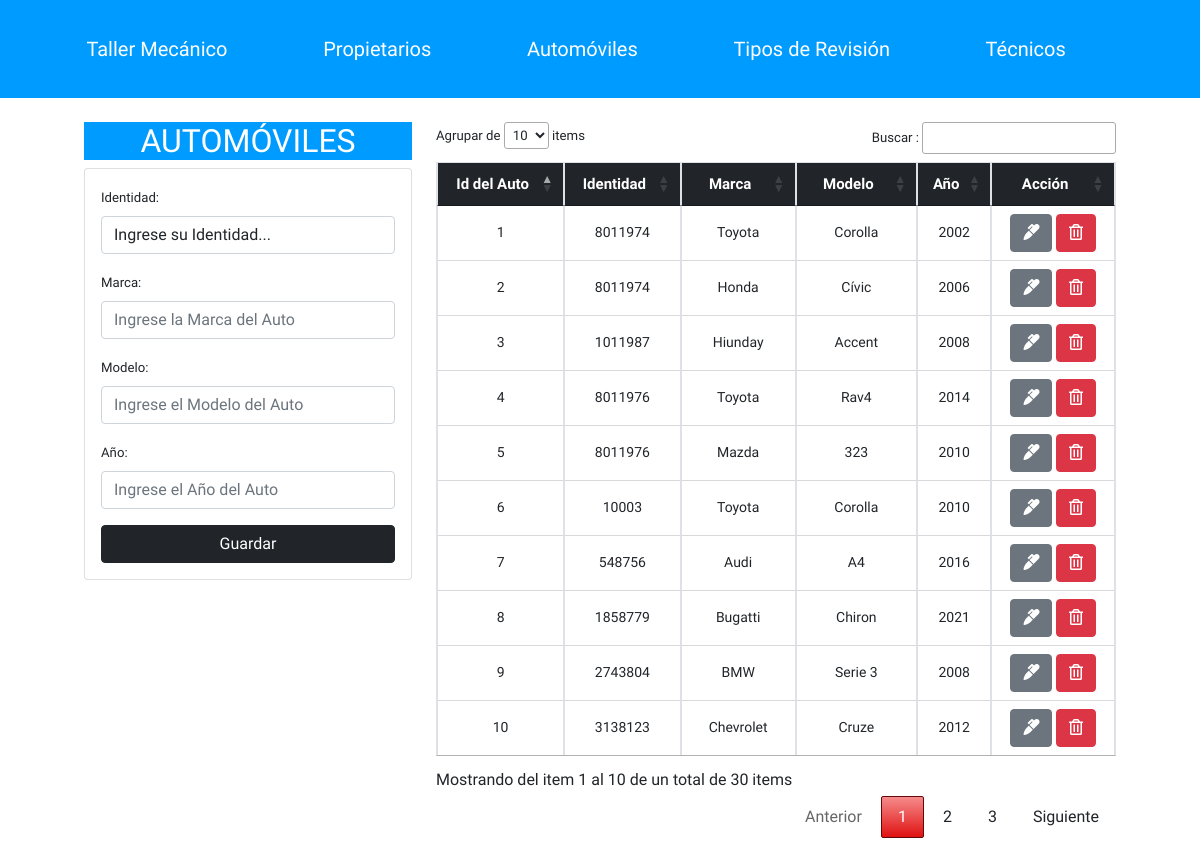
The page /taller_mecanico/autos.php on the database its author committed.
### tables this page shows
CREATE TABLE IF NOT EXISTS `automoviles` (
  `IdAuto` int(11) NOT NULL AUTO_INCREMENT,
  `Identidad` int(20) NOT NULL,
  `Marca` varchar(100) NOT NULL,
  `Modelo` varchar(100) NOT NULL,
  `Anio` int(4) NOT NULL,
  PRIMARY KEY (`IdAuto`),
  KEY `FK_auto_propietario_ID_idx` (`Identidad`)
);

### taller_mecanico/autos.php (the view, shortened to what this page needs)
<?php   include("db.php");
include("Includes/header.php");
?>
<div class="container p-4">
    <div class="row">
        <div class="col-md-4">
            <div class="titulo">
<center><h2>AUTOM&Oacute;VILES</h2></center></div>
            <div class="card card-body">
                <form action="save_register.php" method = "POST">
                    <div class="form-group">
                        <label>Identidad:</label>
                        <select name="Identidad_Auto" required class = "form-control">
                            <option value="0">Ingrese su Identidad...</option>
                         </select>
                    </div>
                    <div class="form-group">
                        <label>Marca:</label>
                        <input type = "text" name="Marca" required pattern="[a-z A-Z á-ú-ñ Á-Ú-Ñ]+" class = "form-control" minlength = "3"
                        placeholder = "Ingrese la Marca del Auto">
                    </div>
                    <div class="form-group">
                        <label>Modelo:</label>
                        <input type = "text" name="Modelo" required pattern = "[A-Z a-z0-9 á-ú-ñ Á-Ú-Ñ]+" class = "form-control" minlength = "1"
                        placeholder = "Ingrese el Modelo del Auto">
                    </div>
                    <div class="form-group">
                        <label>Año:</label>
                        <input type = "number" name="Anio" required class = "form-control" min = "1"
                        placeholder = "Ingrese el Año del Auto">
                    </div>
                    <input type="submit" class = "btn btn-dark btn-block"
                    name = "Guardar_Auto" value = "Guardar">
                </form>
            </div>
        </div>
        <div class="col-md-8">
            <table id = "tabla" class = "table table-bordered row-border ">
                <thead class = "btn-dark">
                    <tr>
                        <th>Id del Auto</th>
                        <th>Identidad</th>
                        <th>Marca</th>
                        <th>Modelo</th>
                        <th>Año</th>
                        <th>Acci&oacute;n</th>
                    </tr>
                </thead>
                <tbody>
                    <?php
                    $query = "SELECT * FROM taller_mecanico.automoviles";
                    $result_taller = mysqli_query($conn,$query);
                    while($row = mysqli_fetch_array($result_taller)){?>
                        <tr>
                        <td><?php echo $row['IdAuto'] ?></td>
                        <td><?php echo $row['Identidad'] ?></td>
                        <td><?php echo $row['Marca'] ?></td>
                        <td><?php echo $row['Modelo'] ?></td>
                        <td><?php echo $row['Anio'] ?></td>
                            <td>
                                <a href="edit.php?id_Edit_Auto=<?php echo $row['IdAuto']?>" class = "btn btn-secondary">
                                    <i class = "fas fa-marker"></i>
                                </a>
                                <a href="delete_register.php?id_Del_Auto=<?php echo $row['IdAuto']?>" class = "btn btn-danger">
                                    <i class = "far fa-trash-alt"></i>
                                </a>
                            </td>
                        </tr>
                   <?php }?>
                </tbody>
            </table>
        </div>
    </div>
</div>
<?php include("Includes/footer.php")?>

### taller_mecanico/estilos.css (style rules this page uses)
* { margin: 0; box-sizing: border-box; padding: 0; }
body { font-family: 'Andada Pro', serif; background-color: #ffffff; }
a { color: #ffffff; text-decoration: #ffffff; list-style: none; }
.table.table-bordered th { text-align: center; color: #fff; font-size: 15px; }
.table.table-bordered td { background-color: #fff; text-align: center; vertical-align: 18px; font-size: 14px; }
.container { width: 90%; margin: auto; }
.titulo { background: #009BFF; color: #fff; }

### rows shown on the page
automoviles: IdAuto "1", Identidad "8011974", Marca "Toyota", Modelo "Corolla", Anio "2002"
automoviles: IdAuto "2", Identidad "8011974", Marca "Honda", Modelo "Cívic", Anio "2006"
automoviles: IdAuto "3", Identidad "1011987", Marca "Hiunday", Modelo "Accent", Anio "2008"
automoviles: IdAuto "4", Identidad "8011976", Marca "Toyota", Modelo "Rav4", Anio "2014"
automoviles: IdAuto "5", Identidad "8011976", Marca "Mazda", Modelo "323", Anio "2010"
automoviles: IdAuto "6", Identidad "10003", Marca "Toyota", Modelo "Corolla", Anio "2010"
automoviles: IdAuto "7", Identidad "548756", Marca "Audi", Modelo "A4", Anio "2016"
automoviles: IdAuto "8", Identidad "1858779", Marca "Bugatti", Modelo "Chiron", Anio "2021"
automoviles: IdAuto "9", Identidad "2743804", Marca "BMW", Modelo "Serie 3", Anio "2008"
automoviles: IdAuto "10", Identidad "3138123", Marca "Chevrolet", Modelo "Cruze", Anio "2012"
